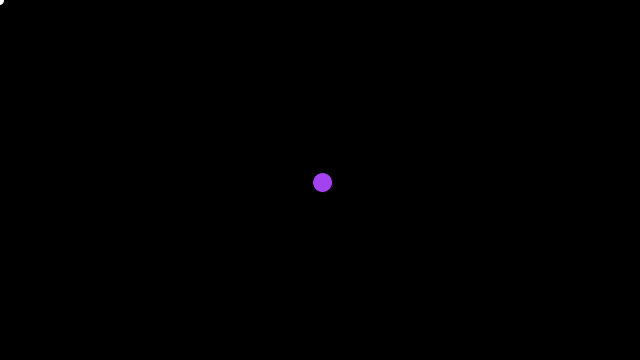
Frame 1 (no input)
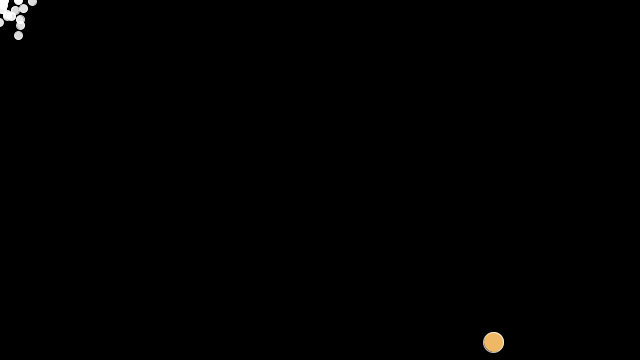
Frame 60 (the mouse pressed at the canvas centre just before this capture)
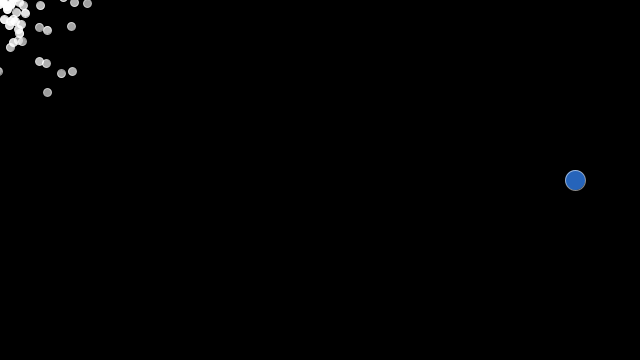
Frame 120 (the mouse held since frame 60 and released just before this capture)

The Processing sketch that drew these frames (run headless with seeded random() and noise(); from frame 60 on, the mouse is pressed at the canvas centre):

// Processing sketch: v2
// ── v2.pde
/**
 * Simple Particle System
 * by Daniel Shiffman.  
 * 
 * Particles are generated each cycle through draw(),
 * fall with gravity, and fade out over time.
 * A ParticleSystem object manages a variable size (ArrayList) 
 * list of particles. 
 */

//ParticleSystem ps;
Object obj;
void setup() {
  size(640, 360);
  //ps = new ParticleSystem(new PVector(width/2, 50));
  obj = new Object(width/2, height/2 ) ;
}

void draw() {
  background(0);
obj.movement();  
  //ps.addParticle();
  //ps.run();
  obj.display();
}

// ── object.pde
class Object {
  PVector objLocation, objSpeed;
  float size=20;
  ParticleSystem ps;
  Object(float objx, float objy ) {
    objLocation =new PVector(0, 0);
    objSpeed =new PVector(2.9, 2.7);
    ps = new ParticleSystem(new PVector(objLocation.x, objLocation.y));
    
    objLocation.x=objx;
    objLocation.y=objy;
  }

  void display() {
    fill(random(0,255),random(0,255), random(0,255));
    ellipse(objLocation.x, objLocation.y, size, size);
   ps.addParticle();
   ps.run();
    
  }

  void movement() {
    objLocation.add(objSpeed);

    if (objLocation.x>width-size||objLocation.x<size) {
      objSpeed.x*=-1;
    }
    if (objLocation.y>height-size||objLocation.y<size) {
      objSpeed.y*=-1;
    }
  }
}

// ── particle.pde
// A simple Particle class

class Particle {
  PVector position;
  PVector parVelocity;
  
  float lifespan;

  Particle(PVector L) {
   
    parVelocity = new PVector(random(-1, 1), random(-1, 1));
    position = L.copy();
    lifespan = 255.0;
  }

  void run() {
    update();
    display();
  }

  // Method to update position
  void update() {
   
    position.add(parVelocity);
    lifespan --;
  }

  // Method to display
  void display() {
    stroke(255, lifespan);
    fill(255, lifespan);
    ellipse(position.x, position.y, 8, 8);
  }

  // Is the particle still useful?
  boolean isDead() {
    if (lifespan < 0.0) {
      return true;
    } else {
      return false;
    }
  }
}

// ── particle_system.pde
// A class to describe a group of Particles
// An ArrayList is used to manage the list of Particles 

class ParticleSystem {
  ArrayList<Particle> particles;
  PVector spawnPoint;

  ParticleSystem(PVector position) {
    spawnPoint = position;
    particles = new ArrayList<Particle>();
  }

  void addParticle() {
   
    particles.add(new Particle(spawnPoint));
  }

  void run() {
    for (int i = particles.size()-1; i >= 0; i--) {
      Particle p = particles.get(i);
      p.run();
      if (p.isDead()) {
        particles.remove(i);
      }
    }
  }
}
